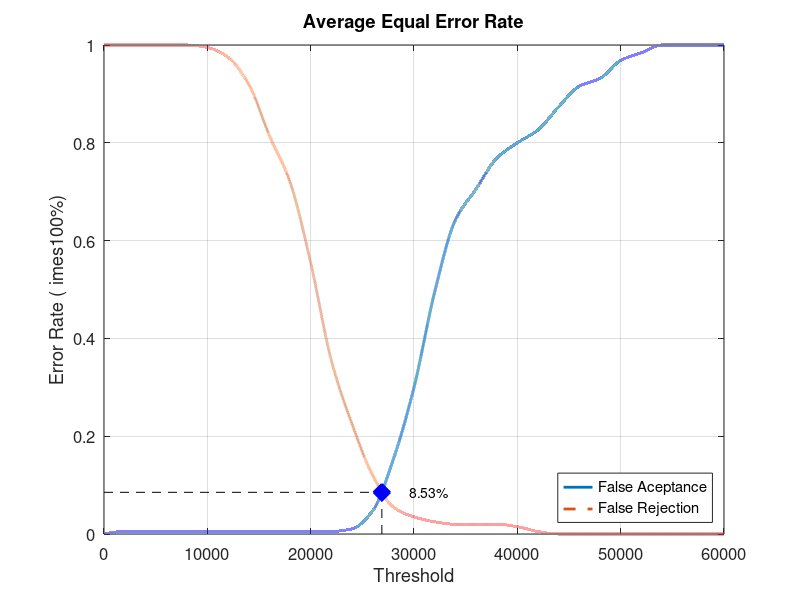
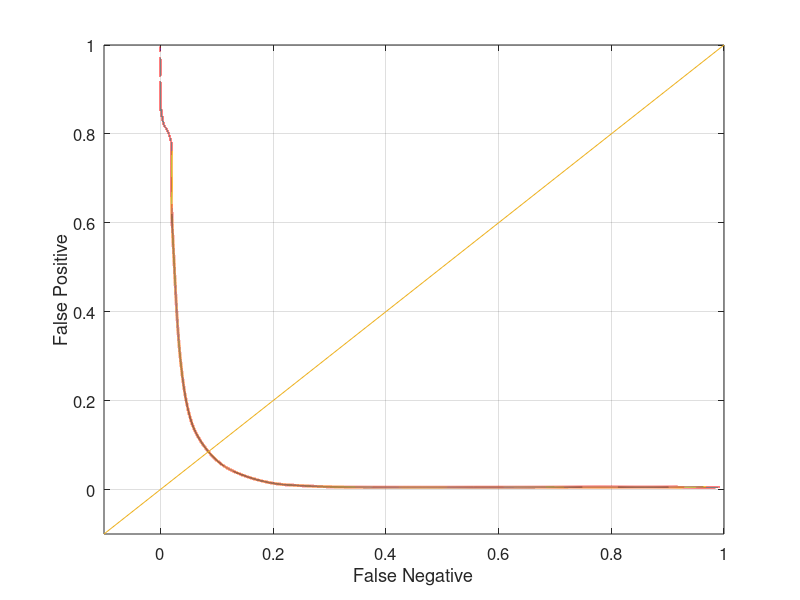

Here is the MATLAB script that generated these plots, in order:
close all;
clear;
clc;
x = 0:2000:60000;
xq = 0:0.5:60000;

y0 = [0 0.00526316 0.00526316 0.00526316 0.00526316 0.00526316 0.00526316 0.00526316 0.00526316 0.00526316 0.00526316 0.00526316 0.0105263 0.0473684 0.152632 0.3 0.494737 0.642105 0.705263 0.768421 0.8 0.826316 0.873684 0.915789 0.931579 0.968421 0.984211 1 1 1 1]
yy0 = interp1(x, y0, xq, 'pchip');
y1 = [1 1 1 1 1 0.995 0.975 0.92 0.815 0.72 0.555 0.355 0.225 0.12 0.055 0.035 0.025 0.02 0.02 0.02 0.015 0.005 0 0 0 0 0 0 0 0 0]
yy1 = interp1(x, y1, xq, 'pchip');

% Calculating EER: 
y2 = abs(y0 - y1);
find(y2 == min(y2))
yy2 = abs(yy0 - yy1);
xEER = find(yy2 == min(yy2));
xEERIndex = xq(xEER) % X-axis EER
yEER = yy0(xEER) % Y-axis EER

main = figure
plot(xq, yy0,'-','LineWidth', 2);	hold on
plot(xq, yy1,'--','LineWidth', 2);	hold on
plot([xEERIndex xEERIndex], [0 yEER], 'k--');	hold on
plot([0 xEERIndex], [yEER yEER], 'k--');	hold on
plot(xEERIndex, yEER, 'bx', 'LineWidth', 10);	hold on
text(xEERIndex + 10 * xEERIndex / 100, yEER, [num2str(round((10000 * yEER)) / 100) '%'])
legend('False Aceptance', 'False Rejection', 'Location', 'SouthEast')
xlabel('Threshold')
ylabel('Error Rate (	imes100%)')
title('Average Equal Error Rate')
set(gca, 'FontSize', 12)
axis([0 60000 0 1])
grid on

print(main, 'Database4_2Main', '-dpng');
FNRxFPR = figure('Color', [1 1 1]);
plot(yy1, yy0, '-', yy1, yy0, 'LineWidth', 2);
hold on
y = -0.1:0.1:1
plot(y, y); 
set(gca, 'FontSize', 12)
xlabel('False Negative')
ylabel('False Positive')
axis([-0.1 1 -0.1 1])
set(gca, 'FontSize', 12)
grid on

print(FNRxFPR, 'Database4_2FNRxFPR','-dpng');
